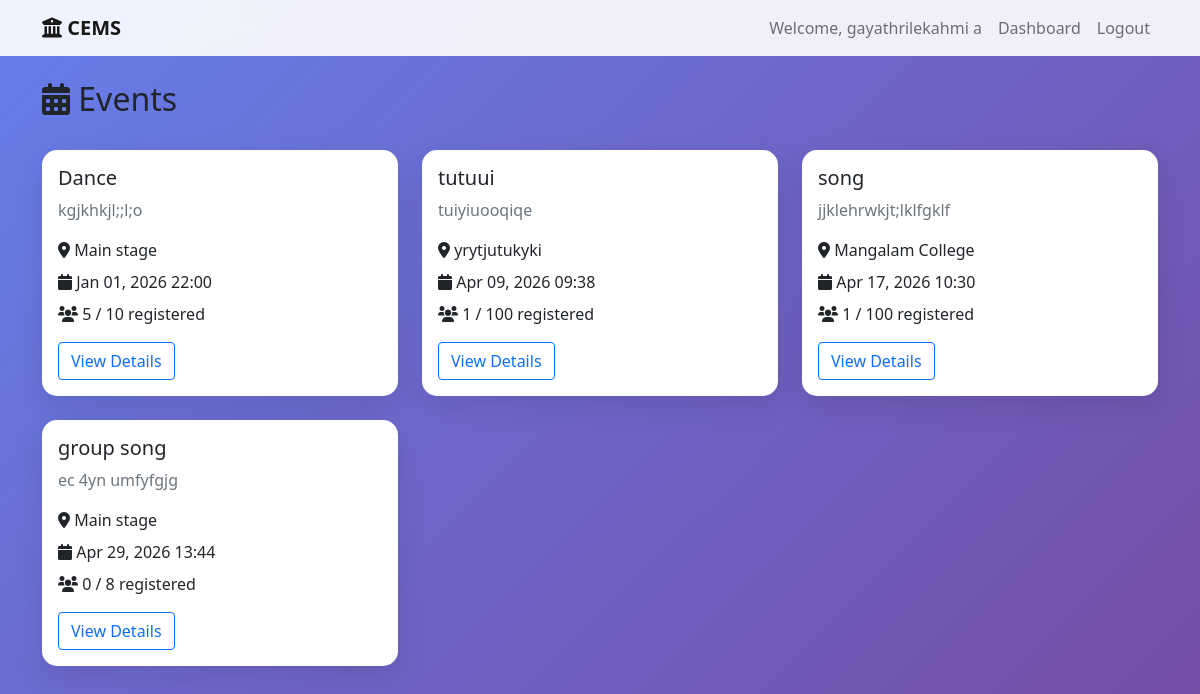
Page /events/ (signed in) on the committed database.
### events/models.py (models this page shows, shortened)
class Event(models.Model):
    title = models.CharField(max_length=200)
    description = models.TextField()
    date = models.DateTimeField()
    location = models.CharField(max_length=200)
    organizer = models.ForeignKey(User, on_delete=models.CASCADE, related_name='organized_events')
    max_participants = models.PositiveIntegerField(default=100)
    created_at = models.DateTimeField(auto_now_add=True)

### events/views.py (the view)
# urls.py: path('events/', views.event_list, name='event_list'),
@login_required
def event_list(request):
    events = Event.objects.all().order_by('date')
    return render(request, 'events/event_list.html', {'events': events})

### templates/events/event_list.html (shortened to what this page needs)
{% extends 'base.html' %}
{% block content %}
<div class="row">
    <div class="col-12">
        <div class="d-flex justify-content-between align-items-center mb-4">
            <h2><i class="fas fa-calendar-alt"></i> Events</h2>
        </div>
        <div class="row">
            {% for event in events %}
            <div class="col-md-6 col-lg-4 mb-4">
                <div class="card h-100">
                    <div class="card-body">
                        <h5 class="card-title">{{ event.title }}</h5>
                        <p class="card-text text-muted">{{ event.description|truncatechars:100 }}</p>
                        <div class="mb-2">
                            <i class="fas fa-map-marker-alt"></i> {{ event.location }}
                        </div>
                        <div class="mb-2">
                            <i class="fas fa-calendar"></i> {{ event.date|date:"M d, Y H:i" }}
                        </div>
                        <div class="mb-3">
                            <i class="fas fa-users"></i> {{ event.eventregistration_set.count }} / {{ event.max_participants }} registered
                        </div>
                        <a href="{% url 'event_detail' event.pk %}" class="btn btn-outline-primary">View Details</a>
                    </div>
                </div>
            </div>
            {% empty %}
            <div class="col-12">
                <div class="alert alert-info text-center">
                    <i class="fas fa-info-circle"></i> No events available at the moment.
                </div>
            </div>
            {% endfor %}
        </div>
    </div>
</div>
{% endblock %}

### templates/base.html (shortened to what this page needs)
<!DOCTYPE html>
<html lang="en">
<head>
    <link href="https://cdn.jsdelivr.net/npm/bootstrap@5.1.3/dist/css/bootstrap.min.css" rel="stylesheet">
    <link href="https://cdnjs.cloudflare.com/ajax/libs/font-awesome/6.0.0/css/all.min.css" rel="stylesheet">
</head>
<body>
    <nav class="navbar navbar-expand-lg navbar-light">
        <div class="container">
            <a class="navbar-brand fw-bold" href="{% url 'home' %}"><i class="fas fa-university"></i> CEMS</a>
            {% if user.is_authenticated %}
            <div class="navbar-nav ms-auto">
                <span class="nav-item nav-link">Welcome, {{ user.get_full_name|default:user.username }}</span>
                <a class="nav-item nav-link" href="{% url 'dashboard' %}">Dashboard</a>
                <a class="nav-item nav-link" href="{% url 'logout' %}">Logout</a>
            </div>
            {% endif %}
        </div>
    </nav>
    <div class="container mt-4">
        {% block content %}{% endblock %}
    </div>
</body>
</html>

### templates/base.html (style rules this page uses)
body { background: linear-gradient(135deg, #667eea 0%, #764ba2 100%); min-height: 100vh; }
.card { border: none; border-radius: 15px; box-shadow: 0 10px 30px rgba(0,0,0,0.1); }
.navbar { background: rgba(255,255,255,0.9); backdrop-filter: blur(10px); }

### rows in the picture
Event: title "Dance", description "kgjkhkjl;;l;o", location "Main stage", date "Jan 01, 2026 22:00", eventregistration_set.count "5", max_participants "10"
Event: title "tutuui", description "tuiyiuooqiqe", location "yrytjutukyki", date "Apr 09, 2026 09:38", eventregistration_set.count "1", max_participants "100"
Event: title "song", description "jjklehrwkjt;lklfgklf", location "Mangalam College", date "Apr 17, 2026 10:30", eventregistration_set.count "1", max_participants "100"
Event: title "group song", description "ec 4yn umfyfgjg", location "Main stage", date "Apr 29, 2026 13:44", eventregistration_set.count "0", max_participants "8"

### other values in the picture
{{ user.get_full_name|default:user.username }} "gayathrilekahmi a"
